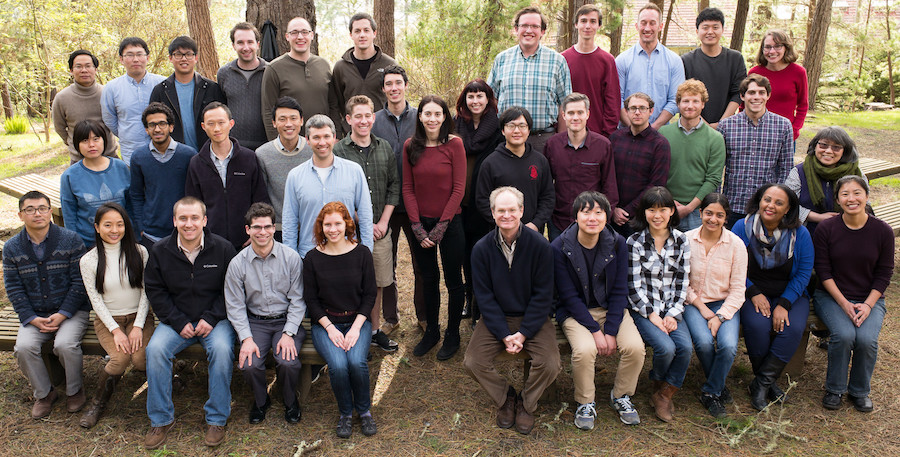
#> input picture group.jpg, 900 x 457 px
$ python lab3.py   (Python 2 division)   (older library calls are emulated)
#> lines starting #> are read from the running program, lines starting #| are printed output that depends on the picture; after the words box and inside, x2 and y2 are one past the last pixel; in counts of white or black regions, pixels touching at a corner belong together
################
# lab3.py, a script to find faces in images in openCV
# -Wesley Chavez
# 10/23/16
# Portland State University
# ECE 510: Embedded Vision
# Lab 3
################

import numpy as np
import cv2

group = cv2.imread('group.jpg')
#> group is the input picture: shape (457, 900, 3); mean B, G, R 91.5, 99.2, 111.2
    # To test whether back-projection works with three dimensions, let's take a
    # histogram of a face within the target image (not from face_template.jpg)
face = group[208:233,178:196,:]
    # Implements colorReduce to four colors per channel
group = (group&192) + 32
face = (face&192) + 32
    # Calculate a histogram in all three channels of the histogrammed image
facehist = cv2.calcHist([face], [0,1,2], None, [256,256,256], [0,255,0,255,0,255])
    # Back-project group image with the template histogram
dst = cv2.calcBackProject([group],[0,1,2],facehist,[0,255,0,255,0,255],1)
#> dst: shape (457, 900); every value is 0

    # Maximum of back-projection is 0. (Not good)
    # I tried tinkering with the code to calculate back-projection in BGR space,
    # but it seems that there is a bug in the calculation of back-projection
    # for 3D histograms.
    # A few things to note: I extensively tested the colorReduce code, and made sure
    # the histogram was producing reasonable results, read and re-read the
    # documentation for calcHist and calcBackProject, and spent way too long trying to
    # get this part to work in accordance with the lab specs. However, in the process
    # of researching uses of these functions, I learned that HSV color space is more
    # conducive to back-projections in color images than BGR for many tasks...
print np.amax(dst)
#| 0

    # This code is adapted from http://docs.opencv.org/trunk/dc/df6/tutorial_py_histogr
    # am_backprojection.html
    # Read image and use one of the faces in the image for the histogram
group = cv2.imread('group.jpg')
face = group[208:233,178:196,:]
    # Color reduce
group = (group&192) + 32
face = (face&192) + 32
    # Convert  color-reduced images to HSV
grouphsv = cv2.cvtColor(group,cv2.COLOR_BGR2HSV)
#> grouphsv: shape (457, 900, 3); mean H, S, V 17.1, 57.1, 118.9
facehsv = cv2.cvtColor(face,cv2.COLOR_BGR2HSV)
    # H ans S, but not V (a 2D histogram) is more widely used than BGR.
facehist = cv2.calcHist([facehsv], [0,1], None, [180,256], [0,180,0,256])
    # Normalize the histogram from 0 to 255
cv2.normalize(facehist, facehist, 0, 255, cv2.NORM_MINMAX)
#> facehist: shape (180, 256) float32; min 0, max 255, mean 0
    # Calculate back-projection
dst = cv2.calcBackProject([grouphsv],[0,1],facehist,[0,180,0,256],1)
    # Normalize from 0 to 255
cv2.normalize(dst, dst, 0, 255, cv2.NORM_MINMAX)
    # And threshold at 250
ret,thresh1 = cv2.threshold(dst,250,255,cv2.THRESH_BINARY)
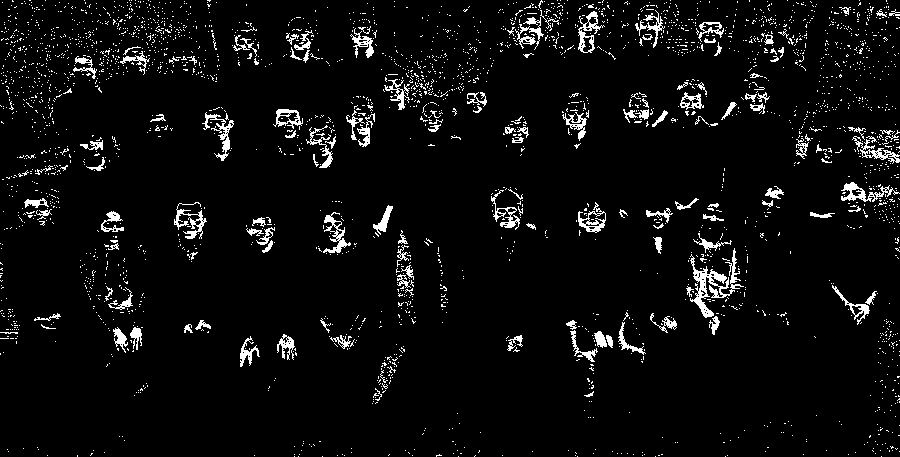
#> thresh1: shape (457, 900); 5% white in thin lines or dots
    # Display and write image
cv2.imshow('thresh1',thresh1)
cv2.waitKey(0)
cv2.imwrite('BackProjection_InSameImage.png',thresh1)

    # The face template image does much worse as a face copied from the actual
    # group picture, at its optimal threshold
group = cv2.imread('group.jpg')
face = cv2.imread('face_template.jpg')
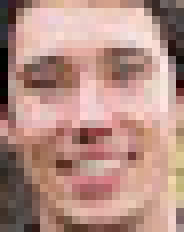
#> input picture face_template.jpg, 23 x 29 px (shown 8 times larger)
#> face is the input picture: shape (29, 23, 3); mean B, G, R 133, 143.2, 181.6
    # Convert to HSV
grouphsv = cv2.cvtColor(group,cv2.COLOR_BGR2HSV)
#> grouphsv: shape (457, 900, 3); mean H, S, V 63.3, 85.2, 118.7
facehsv = cv2.cvtColor(face,cv2.COLOR_BGR2HSV)
#> facehsv: shape (29, 23, 3); mean H, S, V 20.1, 74.1, 181.7
    # Calculate histogram, normalize, back-project, and normalize again
facehist = cv2.calcHist([facehsv], [0,1], None, [180,256], [0,180,0,256])
cv2.normalize(facehist, facehist, 0, 255, cv2.NORM_MINMAX)
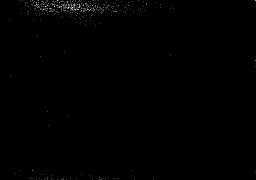
#> facehist: shape (180, 256) float32; min 0, max 255, mean 0.9
dst = cv2.calcBackProject([grouphsv],[0,1],facehist,[0,180,0,256],1)
cv2.normalize(dst, dst, 0, 255, cv2.NORM_MINMAX)
    # Threshold the result
ret,thresh2 = cv2.threshold(dst,80,255,cv2.THRESH_BINARY)
#> thresh2: shape (457, 900); 2.2% white in thin lines or dots
cv2.imshow('thresh2',thresh2)
cv2.waitKey(0)
cv2.imwrite('BackProjection_WithFaceTemplate.png',thresh2)

    # Quick note, I would calculate true positive, false positive, true negative,
    # and false negative rates, and make an ROC, but that would require hand-annotating
    # every single pixel of the group image in order to compare with the results at
    # different thresholds, which would be too much to ask.


    # Template matching, load grayscale images
group = cv2.imread('group.jpg', cv2.CV_LOAD_IMAGE_GRAYSCALE)
#> group: shape (457, 900); min 0, max 255, mean 101.9
face = cv2.imread('face_template.jpg', cv2.CV_LOAD_IMAGE_GRAYSCALE)
#> face: shape (29, 23); min 0, max 241, mean 153.5
    # Match face template using square difference similarity
result = cv2.matchTemplate(group,face,cv2.TM_SQDIFF_NORMED)
    # Lower values means more similar, so take negative
result = 1.0-result
    # Find threshold empirically
ret,sqdiffnorm = cv2.threshold(result,.8,1.0,cv2.THRESH_BINARY)
#> sqdiffnorm: shape (429, 878) float32; values 0 (black) and 1 (white), 16.2% white; 93 white regions (40 under 20 px), largest, box (x1, y1, x2, y2) and area: (0, 0, 178, 148) 12165, (379, 0, 552, 100) 11618, (798, 0, 878, 160) 7891
    # Normalize and write image
cv2.normalize(sqdiffnorm, sqdiffnorm, 0, 255, cv2.NORM_MINMAX)
cv2.imshow('sqdiffnorm',sqdiffnorm)
cv2.waitKey(0)
cv2.imwrite('SquareDiffNorm.png',sqdiffnorm)

    # Match face template using cross-correlation similarity, threshold, normalize,
    # and write image
result = cv2.matchTemplate(group,face,cv2.TM_CCORR_NORMED)
ret,ccorrnorm = cv2.threshold(result,.92,1.0,cv2.THRESH_BINARY)
#> ccorrnorm: shape (429, 878) float32; values 0 (black) and 1 (white), 18.5% white; 270 white regions (144 under 20 px), largest, box (x1, y1, x2, y2) and area: (0, 0, 174, 147) 9459, (804, 0, 878, 151) 6508, (605, 0, 706, 176) 6102
cv2.normalize(ccorrnorm, ccorrnorm, 0, 255, cv2.NORM_MINMAX)
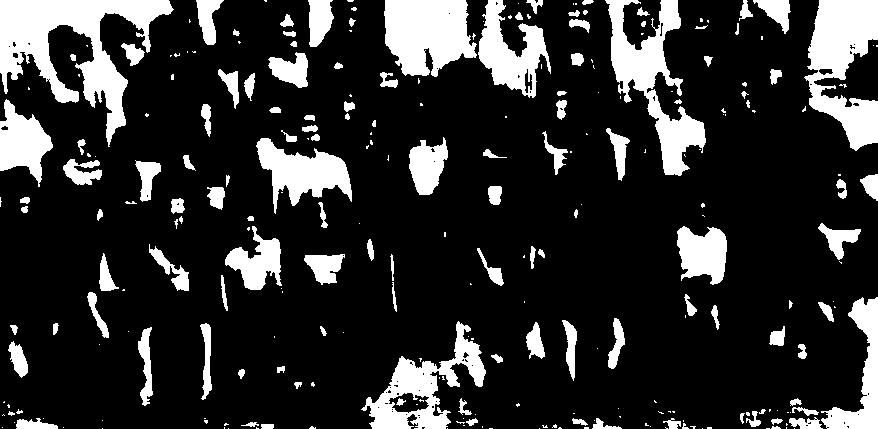
#> ccorrnorm: shape (429, 878) float32; 18.5% white; 270 white regions (144 under 20 px), largest, box (x1, y1, x2, y2) and area: (0, 0, 174, 147) 9459, (804, 0, 878, 151) 6508, (605, 0, 706, 176) 6102
cv2.imshow('ccorrnorm',ccorrnorm)
cv2.waitKey(0)
cv2.imwrite('CCorrNorm.png',ccorrnorm)

    # Match face template using cross-coefficient similarity, threshold, normalize,
    # and write image
result = cv2.matchTemplate(group,face,cv2.TM_CCOEFF_NORMED)
ret,ccoeffnorm = cv2.threshold(result,.4,1.0,cv2.THRESH_BINARY)
#> ccoeffnorm: shape (429, 878) float32; values 0 (black) and 1 (white), 1.1% white; 155 white regions (106 under 20 px), largest, box (x1, y1, x2, y2) and area: (558, 318, 575, 386) 329, (655, 124, 676, 168) 292, (219, 274, 237, 336) 201
cv2.normalize(ccoeffnorm, ccoeffnorm, 0, 255, cv2.NORM_MINMAX)
cv2.imshow('ccoeffnorm',ccoeffnorm)
cv2.waitKey(0)
cv2.imwrite('CCoeffNorm.png',ccoeffnorm)

    # Blurring the template may prove a better face detector
face = cv2.blur(face,(5,5))
    # Match blurred face template using square difference similarity, threshold,
    # normalize, and write image
result = cv2.matchTemplate(group,face,cv2.TM_SQDIFF_NORMED)
result = 1.0-result
ret,sqdiffnorm = cv2.threshold(result,.8,1.0,cv2.THRESH_BINARY)
#> sqdiffnorm: shape (429, 878) float32; values 0 (black) and 1 (white), 26.1% white; 48 white regions (8 under 20 px), largest, box (x1, y1, x2, y2) and area: (0, 0, 223, 215) 23592, (376, 0, 571, 122) 15638, (219, 104, 372, 342) 12186
cv2.normalize(sqdiffnorm, sqdiffnorm, 0, 255, cv2.NORM_MINMAX)
cv2.imshow('sqdiffnorm_blurred',sqdiffnorm)
cv2.waitKey(0)
cv2.imwrite('SquareDiffNorm_Blurred.png',sqdiffnorm)

    # Match blurred face template using cross-correlation similarity, threshold,
    # normalize, and write image
result = cv2.matchTemplate(group,face,cv2.TM_CCORR_NORMED)
ret,ccorrnorm = cv2.threshold(result,.92,1.0,cv2.THRESH_BINARY)
#> ccorrnorm: shape (429, 878) float32; values 0 (black) and 1 (white), 37.9% white; 96 white regions (21 under 20 px), largest, box (x1, y1, x2, y2) and area: (0, 0, 244, 195) 23532, (354, 286, 878, 429) 20423, (377, 0, 569, 123) 14488
cv2.normalize(ccorrnorm, ccorrnorm, 0, 255, cv2.NORM_MINMAX)
cv2.imshow('ccorrnorm_blurred',ccorrnorm)
cv2.waitKey(0)
cv2.imwrite('CCorrNorm_Blurred.png',ccorrnorm)

    # Match blurred face template using cross-coefficient similarity, threshold,
    # normalize, and write image
result = cv2.matchTemplate(group,face,cv2.TM_CCOEFF_NORMED)
ret,ccoeffnorm = cv2.threshold(result,.4,1.0,cv2.THRESH_BINARY)
#> ccoeffnorm: shape (429, 878) float32; values 0 (black) and 1 (white), 5.4% white; 251 white regions (126 under 20 px), largest, box (x1, y1, x2, y2) and area: (646, 106, 679, 171) 779, (556, 315, 575, 387) 735, (606, 41, 632, 92) 671
cv2.normalize(ccoeffnorm, ccoeffnorm, 0, 255, cv2.NORM_MINMAX)
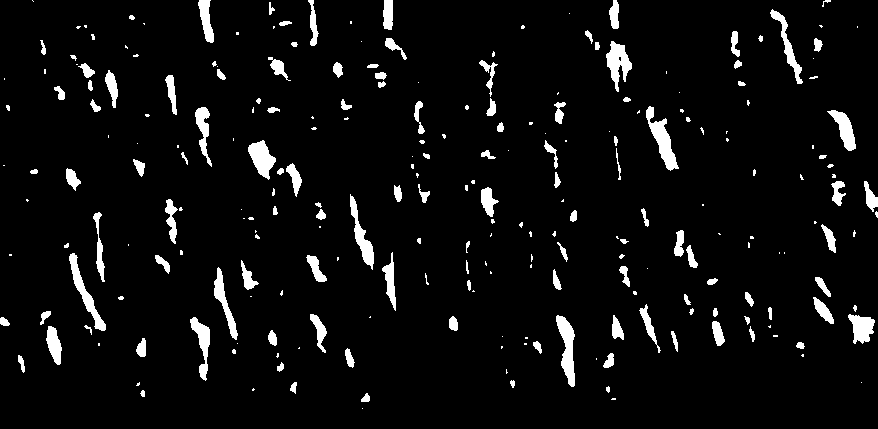
#> ccoeffnorm: shape (429, 878) float32; 5.4% white; 251 white regions (126 under 20 px), largest, box (x1, y1, x2, y2) and area: (646, 106, 679, 171) 779, (556, 315, 575, 387) 735, (606, 41, 632, 92) 671
cv2.imshow('ccoeffnorm_blurred',ccoeffnorm)
cv2.waitKey(0)
cv2.imwrite('CCoeffNorm_Blurred.png',ccoeffnorm)

    # Let's see if a Canny edge detector will separate faces
group = cv2.imread('group.jpg')
    # Find optimal threshold empirically
edges = cv2.Canny(group,150,200)
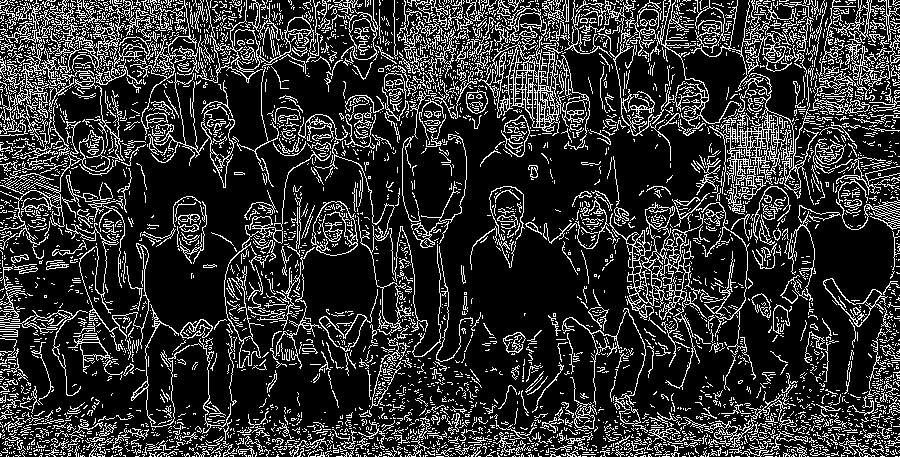
#> edges: shape (457, 900); 19.2% white in thin lines or dots
    # The third and fourth parameters are the contour retrieval mode, and the contour
    # approximation method, respectively.
contours, hierarchy = cv2.findContours(edges,cv2.RETR_EXTERNAL,cv2.CHAIN_APPROX_NONE)
#> contours = 4614 contours, 4434 with area under 20; largest, box (x1, y1, x2, y2) and area: (609, 202, 704, 320) 2690, (486, 36, 565, 136) 2468, (709, 73, 819, 212) 2106, (311, 201, 358, 256) 1841, (151, 73, 239, 188) 1500
    # Make empty np array of same size as group to draw contours on
empty = np.zeros((457,900,3))
    # Draw the contours in blue (B,G,R).  The first -1 is the contour index, and -1
    # means all contours are drawn.  The second -1 is for line thickness, and -1
    # means fill in the contour interiors
cv2.drawContours(empty, contours, -1, (255,0,0),-1)
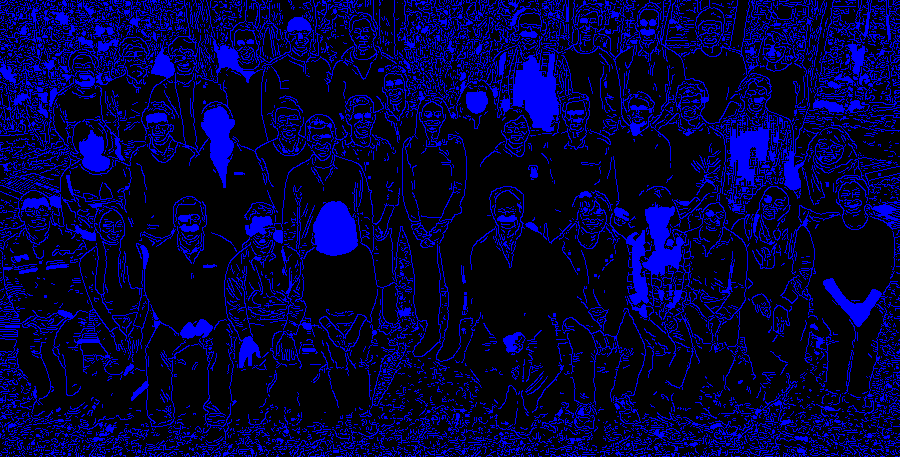
#> empty: shape (457, 900, 3) float64; mean of channels 0, 1, 2 58, 0, 0; drawn as B, G, R
cv2.imshow('contours',empty)
cv2.waitKey(0)
cv2.imwrite('Contours.png',empty)
    # Some of the faces ended up as contours
